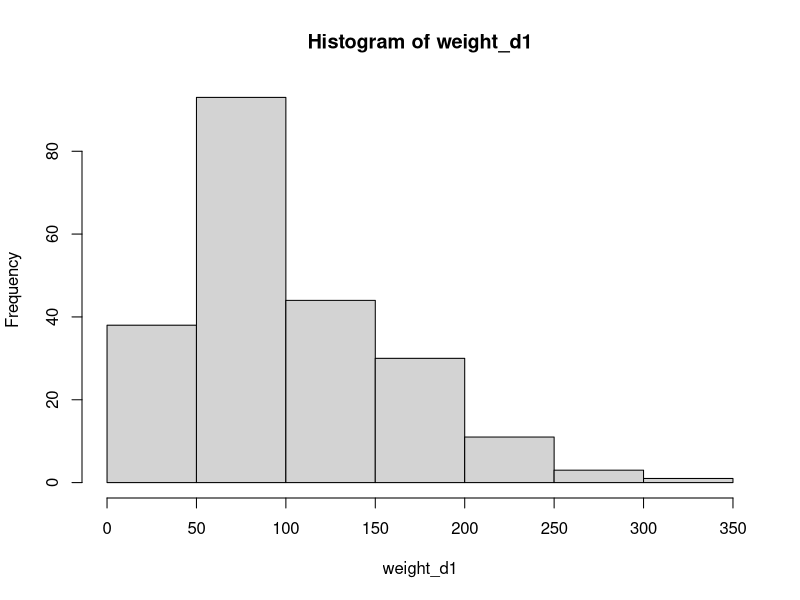
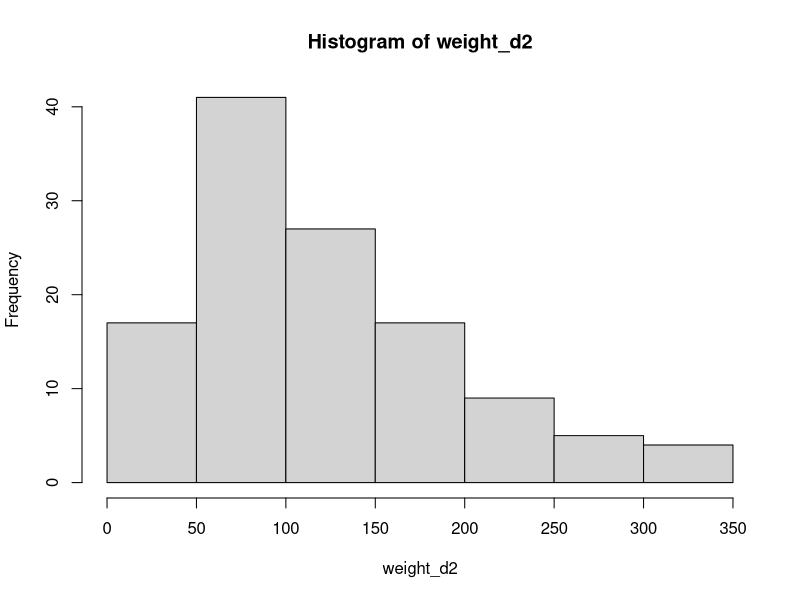
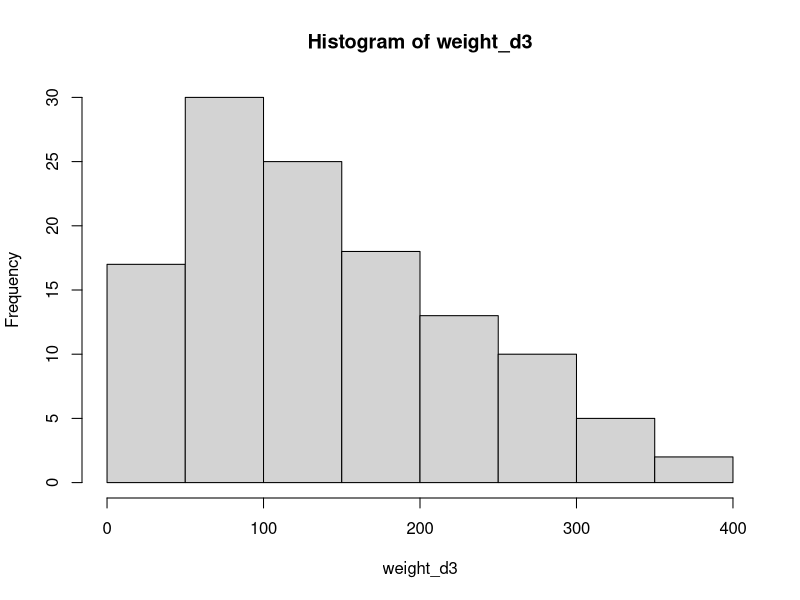
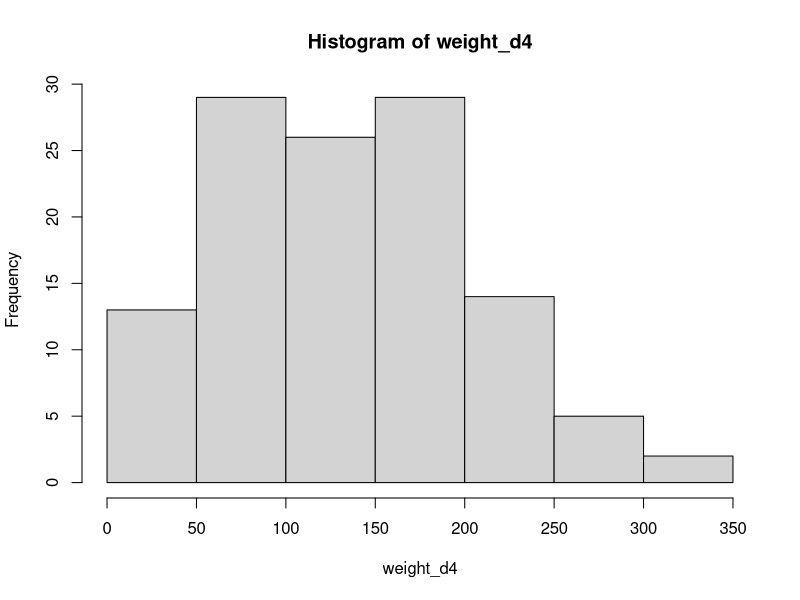

The R script that drew these images, in order:
## ---- chunk 1
# Import chick weight dataset
chick_weight_dataset <- ChickWeight
# Display first 5 rows of the dataset in a nice-formatted table
table <- chick_weight_dataset[1:5,]
knitr::kable(table)
## ---- chunk 2
#| layout-ncol: 2
#| layout-nrow: 2
#| label: "Histograms"
#| fig-subcap: 
#|   - "Diet 1"
#|   - "Diet 2"
#|   - "Diet 3"
#|   - "Diet 4"

weight_d1 <- chick_weight_dataset$weight[chick_weight_dataset$Diet==1]
weight_d2 <- chick_weight_dataset$weight[chick_weight_dataset$Diet==2]
weight_d3 <- chick_weight_dataset$weight[chick_weight_dataset$Diet==3]
weight_d4 <- chick_weight_dataset$weight[chick_weight_dataset$Diet==4]

hist(weight_d1)
hist(weight_d2)
hist(weight_d3)
hist(weight_d4)
